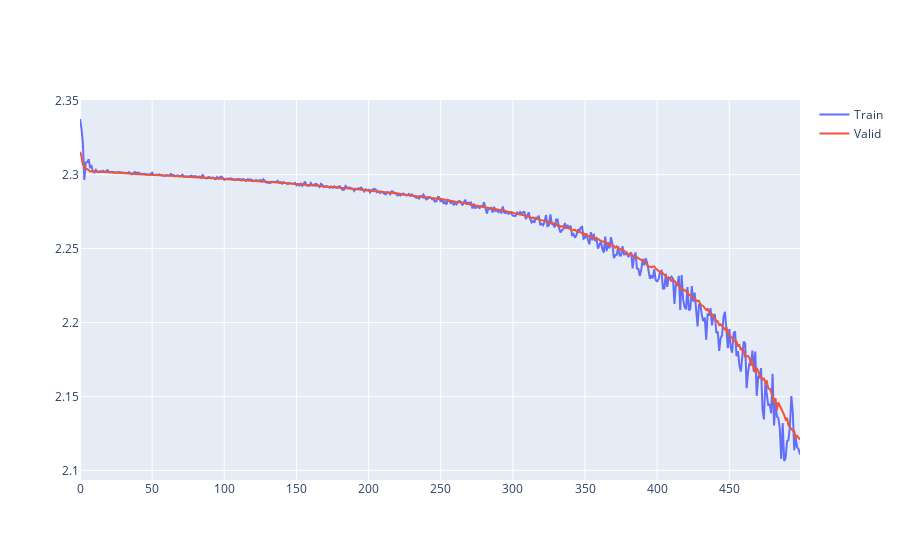

The notebook cell this image was saved under:
### Code cell
import plotly.graph_objects as go


fig = go.Figure()
fig.add_trace(go.Scatter(x= np.arange(len(loss_train)), y= loss_train, name= 'Train'))
fig.add_trace(go.Scatter(x= np.arange(len(loss_valid)), y= loss_valid, name= 'Valid'))
fig.show()

### Figure 1 — Plotly figure (JSON) as saved in the notebook; plotly's stock layout.template omitted (floating-point values rounded to 4 significant figures; data arrays with more than 128 entries replaced by an {"elided": "..."} marker saying what was removed)
{"data": [{"name": "Train", "type": "scatter", "x": {"elided": "500 int values"}, "y": {"elided": "500 float values"}}, {"name": "Valid", "type": "scatter", "x": {"elided": "500 int values"}, "y": {"elided": "500 float values"}}], "layout": {}}
